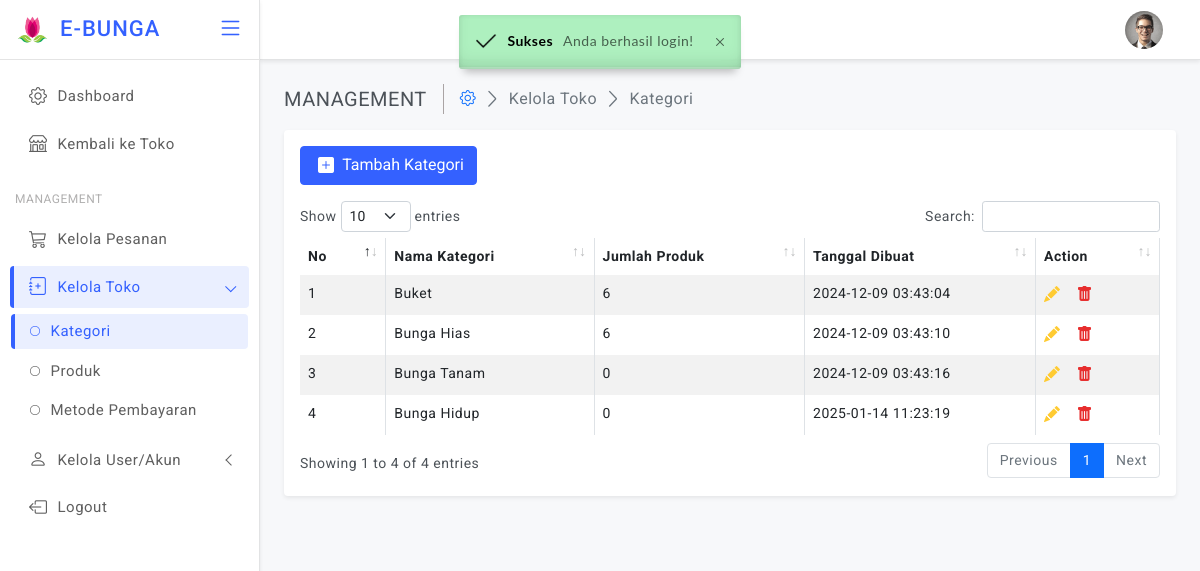
The app's page /backoffice/kategori.php (signed in) with its own data.
### tables this page shows
CREATE TABLE `kategori` (
  `idkategori` int(11) NOT NULL,
  `namakategori` varchar(20) NOT NULL,
  `tgldibuat` timestamp NOT NULL DEFAULT current_timestamp()
);

### backoffice/kategori.php (the view, shortened to what this page needs)
<?php
    include "../koneksi.php";
?>
<!doctype html>
<html lang="en" class="light-theme">
<head>
  <link href="assets/plugins/simplebar/css/simplebar.css" rel="stylesheet" />
  <link href="assets/plugins/perfect-scrollbar/css/perfect-scrollbar.css" rel="stylesheet" />
  <link href="assets/plugins/metismenu/css/metisMenu.min.css" rel="stylesheet" />
  <link href="assets/plugins/datatable/css/dataTables.bootstrap5.min.css" rel="stylesheet" />
  <link href="assets/css/bootstrap.min.css" rel="stylesheet" />
  <link href="assets/css/bootstrap-extended.css" rel="stylesheet" />
  <link href="assets/css/style.css" rel="stylesheet" />
  <link href="assets/css/icons.css" rel="stylesheet">
  <link rel="stylesheet" href="https://cdn.jsdelivr.net/npm/bootstrap-icons@1.5.0/font/bootstrap-icons.css">
	<link href="assets/css/pace.min.css" rel="stylesheet" />
	<link rel="stylesheet" href="assets/modules/izitoast/css/iziToast.min.css">
  <link href="assets/css/dark-theme.css" rel="stylesheet" />
  <link href="assets/css/light-theme.css" rel="stylesheet" />
  <link href="assets/css/semi-dark.css" rel="stylesheet" />
  <link href="assets/css/header-colors.css" rel="stylesheet" />
</head>
<body>
  <div class="wrapper">
  	   <?php include('layout/header.php'); ?>
       <main class="page-content">
				<div class="page-breadcrumb d-none d-sm-flex align-items-center mb-3">
					<div class="breadcrumb-title pe-3">MANAGEMENT</div>
					<div class="ps-3">
						<nav aria-label="breadcrumb">
							<ol class="breadcrumb mb-0 p-0">
								<li class="breadcrumb-item"><a href="javascript:;"><i class="bi bi-gear"></i></a>
								</li>
								<li class="breadcrumb-item active" aria-current="page">Kelola Toko</li>
								<li class="breadcrumb-item active" aria-current="page">Kategori</li>
							</ol>
						</nav>
					</div>
				</div>
				<div class="card">
					<div class="card-body">
						<div class="col-12">
							<button type="button" class="btn btn-primary mb-3" data-bs-toggle="modal" data-bs-target="#exampleScrollableModal"><i class="bi bi-plus-square-fill"></i>&ensp;Tambah Kategori</button>
						</div>
						<div class="table-responsive">
							<table id="example" class="table table-striped table-bordered" style="width:100%">
								<thead>
									<tr>
										<th>No</th>
										<th>Nama Kategori</th>
										<th>Jumlah Produk</th>
										<th>Tanggal Dibuat</th>
										<th>Action</th>
									</tr>
								</thead>
								<tbody>
									<?php
										$query = mysqli_query($conn, "SELECT * from kategori order by idkategori ASC");
										$no=1;
										while($p = mysqli_fetch_array($query)) {
										$id = $p['idkategori'];
									?>
									<tr>
										<td><?php echo $no++ ?></td>
										<td><?php echo $p['namakategori'] ?></td>
										<td><?php
											$result1 = mysqli_query($conn,"SELECT Count(idproduk) AS count FROM produk p, kategori k where p.idkategori=k.idkategori and k.idkategori='$id' order by idproduk ASC");
											$cekrow = mysqli_num_rows($result1);
											$row1 = mysqli_fetch_assoc($result1);
											$count = $row1['count'];
											if($cekrow > 0){
											echo number_format($count);
											} else {
												echo 'No data';
											}
										?></td>
										<td><?php echo $p['tgldibuat'] ?></td>
										<td>
											<div class="d-flex align-items-center gap-3 fs-6">
												<span data-bs-toggle="modal" data-bs-target="#exampleScrollableModalEdit">
													<a href="?id=<?php echo $p['idkategori']?>" class="text-warning" data-bs-toggle="tooltip" data-bs-placement="bottom" title="" data-bs-original-title="Edit info" aria-label="Edit"><i class="bi bi-pencil-fill"></i></a>
												</span>
												<a href="kategori_action_delete.php?id=<?php echo $p['idkategori']?>" onclick="return confirm('Yakin Hapus Data Ini ?')" class="text-danger" data-bs-toggle="tooltip" data-bs-placement="bottom" title="" data-bs-original-title="Delete" aria-label="Delete"><i class="bi bi-trash-fill"></i></a>
											</div>
										</td>
									</tr>
									<?php } ?>
								</tbody>
							</table>
						</div>
					</div>
				</div>
			</main>
  </div>
</body>
</html>

### backoffice/assets/css/style.css (style rules this page uses)
body { font-size: 14px; color: #4c5258; letter-spacing: .5px; font-family: Roboto, sans-serif; background-color: #f7f8fa; overflow-x: hidden; }
.wrapper { width: auto; position: relative }
a { text-decoration: none; }
::placeholder { opacity: 0.4 !important; }
.page-content { margin-left: 260px; margin-top: 60px; padding: 1.5rem; transition: all .2s; }
.table-responsive { white-space: nowrap; }
.breadcrumb-title { font-size: 20px; border-right: 1.5px solid #aaa4a4; }
.page-breadcrumb .breadcrumb-item+.breadcrumb-item::before { display: inline-block; padding-right: .5rem; color: #6c757d; font-family: LineIcons; content: "\ea5c"; }
.page-breadcrumb .breadcrumb li.breadcrumb-item { font-size: 16px; }

### records on screen
kategori: namakategori "Buket", count "6", tgldibuat "2024-12-09 03:43:04"
kategori: namakategori "Bunga Hias", count "6", tgldibuat "2024-12-09 03:43:10"
kategori: namakategori "Bunga Tanam", count "0", tgldibuat "2024-12-09 03:43:16"
kategori: namakategori "Bunga Hidup", count "0", tgldibuat "2025-01-14 11:23:19"
